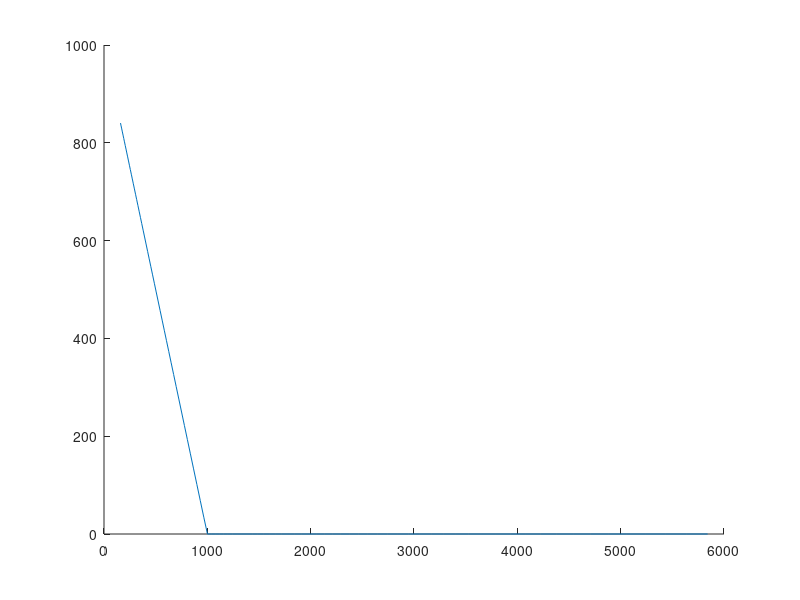

MATLAB code for this plot:
%%%%%%%%%%%%%%%%%%%%%%%%%%%%%%%%%%%%%%%%%%%%%%%%%%%%%%%%%%%%%%%%%%%
% Price American Put option in the B&S model
% using PDE with theta method on LOG-PRICE transformation
% and SOR algorithm to solve the linear sistem 
%%%%%%%%%%%%%%%%%%%%%%%%%%%%%%%%%%%%%%%%%%%%%%%%%%%%%%%%%%%%%%%%%%%
clear all; close all; clc;

%% Parameters
% Market parameters
r = 0.01;               % riskfree interest rate 
S0 = 1000;               % spot price
% Model parameters
sigma = 0.3;            % standard deviation 
% Contract 
T = 1;                  % maturity
K = S0;                 % strike
payoff = @(x) max(K-S0*exp(x),0);   % payoff function -- Put Option
% Domain Boundaries 
xmax =  (r - sigma^2/2)*T + 6*sigma*sqrt(T);
xmin =  (r - sigma^2/2)*T - 6*sigma*sqrt(T);
upper_boundary_condition = @(t) 0;            % v(xmax,t) for EU call
lower_boundary_condition = @(t) K-S0*exp(xmin);                                   % v(xmin,t) for EU call
% Numerical schema parameters 
M = 50; dt = T/M;                                                   % time grid
N = 100; dx = (xmax-xmin)/N; x_grid = linspace(xmin,xmax, N+1)';    % space grid
theta = 0;    % 0.5 = Crank-Nicholson, 0 = Implicit Euler, 1 = Explicit Euler (not uncond stable!)
% SOR params 
tol=1e-4; maxiter=500; omega=1.5;

%% Resolving matrix              
a_d = (1-theta)*(-(r-sigma^2/2)/(2*dx)+sigma^2/(2*dx^2));    % coeff of v_{i-1,j}
a_m = -1/dt+(1-theta)*(-sigma^2/(dx^2)-r);                   % coeff of v_{i,j} 
a_u = (1-theta)*((r-sigma^2/2)/(2*dx)+sigma^2/(2*dx^2));     % coeff of v_{i+1,j}
A = spdiags([a_d*ones(N+1,1), a_m*ones(N+1,1), a_u*ones(N+1,1)], -1:1, N+1, N+1);
% Constant term at step j 
b_d = -theta*(-(r-sigma^2/2)/(2*dx)+sigma^2/(2*dx^2));    % coeff of v_{i-1,j+1}
b_m = -1/dt-theta*(-sigma^2/(dx^2)-r);                    % coeff of v_{i,j+1} 
b_u = -theta*((r-sigma^2/2)/(2*dx)+sigma^2/(2*dx^2));     % coeff of v_{i+1,j+1}
B = spdiags([b_d*ones(N+1,1), b_m*ones(N+1,1), b_u*ones(N+1,1)], -1:1, N+1, N+1);

%% Backward in time procedure
v = payoff(x_grid);
for j = (M-1):-1:1
    % compute rhs and adjust with bounday conditions
    rhs = B*v;
    rhs(1) = rhs(1)+lower_boundary_condition(T-j*dt);
    %rhs(end) = rhs(end)+upper_boundary_condition(T-j*dt); % upper...=0 in put case
    %compute prices at time tj -- exploit SOR to solve the linear system
    % guess solution: v 
    for iter = 1:maxiter 
        v_old = v;          % next iteration guess is the previous result 
        for i=1:length(v)
            if i==1
                iter_rhs = rhs(i)-A(i,i+1)*v_old(i+1);
            elseif i==length(v)
                iter_rhs = rhs(i)-A(i,i-1)*v(i-1);
            else
                iter_rhs = rhs(i)-A(i,i+1)*v_old(i+1)-A(i,i-1)*v(i-1);
            end
            v(i)=max( (1-omega)*v_old(i)+omega*iter_rhs/A(i,i), K-S0*exp(x_grid(i)) );
        end
        err=norm(v-v_old,'Inf');
        if err<tol
            break
        end
    end
    [j, iter, err]
end

fprintf('American Put price under BS model using PDE theta method with theta=%d',theta)
american_put_price= interp1(S0*exp(x_grid), v, S0, 'spline')
%plot(S0*exp(x_grid),v); title('Price'); xlabel('S - spot price');
hold on
plot(S0*exp(x_grid),max( K-S0*exp(x_grid),0))
